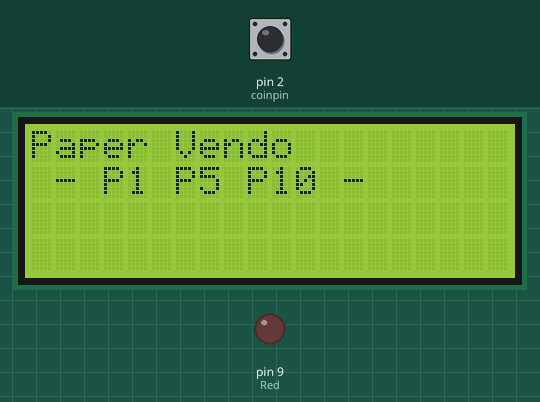
Bench run of a sketch on a simulated Arduino Uno, built with avr-gcc and run on an emulated ATmega328P. Shown: 20×4 character LCD, output pins drawn as LEDs (lit = HIGH). The test bench sets the inputs (shaded band); at power-on: pin 2 (coinpin) HIGH.

Above: at 3.2 s.
3.3 s: pin 2 (coinpin) pulsed LOW 5 times (0.12 s each, 0.3 s apart)
At 7.3 s:
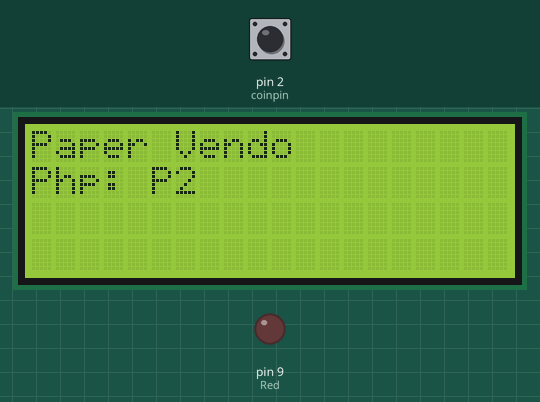
7.6 s: pin 2 (coinpin) pulled LOW for 0.15 s
9.2 s: pin 2 (coinpin) pulled LOW for 1 s
At 10.7 s:
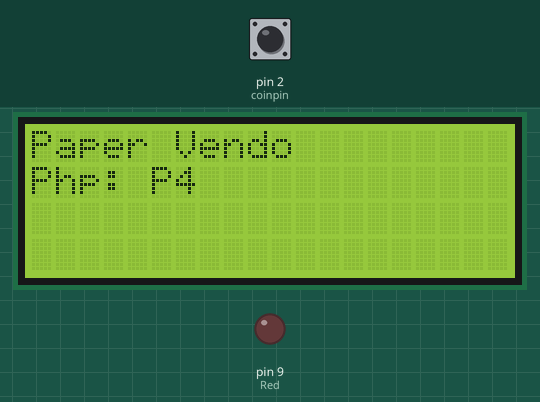
11.7 s: pin 2 (coinpin) pulled LOW for 0.15 s
At 12.8 s:
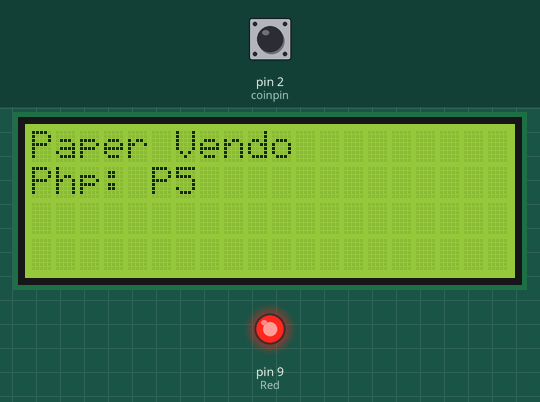
13.3 s: pin 2 (coinpin) pulled LOW for 1 s
At 13.6 s:
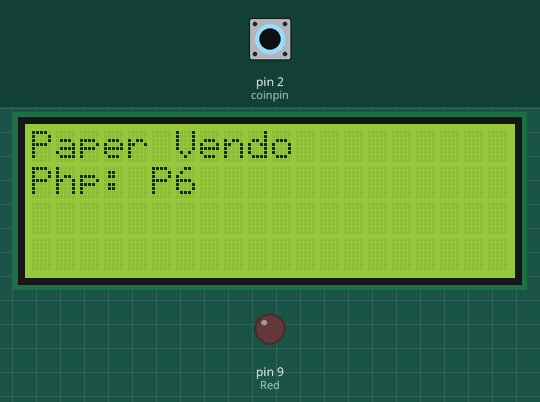
Timing chart, 0 to 16.3 s (numbered marks = the images above; inputs shaded):
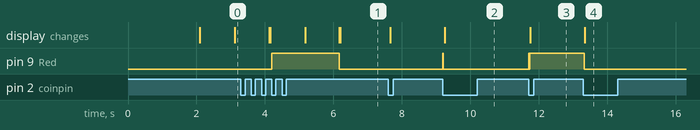

The sketch:

CH_926_sample.ino
```cpp
#include <SPI.h>
#include <Wire.h>
#include <LCD.h>
#include <LiquidCrystal_I2C.h> // F Malpartida's NewLiquidCrystal library
#define I2C_ADDR 0x27 // Define I2C Address for controller
#define En_pin 2
#define Rw_pin 1
#define Rs_pin 0
#define D4_pin 4
#define D5_pin 5
#define D6_pin 6
#define D7_pin 7
#define BACKLIGHT 3

LiquidCrystal_I2C lcd(I2C_ADDR,En_pin,Rw_pin,Rs_pin,D4_pin,D5_pin,D6_pin,D7_pin);

int Red = 9;
int coinpin = 2;

volatile int pulse = 0;
volatile unsigned long timelastPulse = 0;

boolean coinInsert = false;
int buttonState = 0;
int credits = 0;


void setup() {
  Serial.begin(9600);
  delay(2000);
  lcd.begin (20,4); // initialize the lcd
  lcd.setBacklightPin(BACKLIGHT,POSITIVE);
  lcd.setBacklight(HIGH);
  pinMode (coinpin, INPUT_PULLUP);
  pinMode (Red, OUTPUT);
}


void coinInterrupt(){
  pulse++;
  timelastPulse = millis();

  digitalWrite(Red, HIGH);
}

void displayCredit(){
  if (credits == 0){
    lcd.clear();
    lcd.print("Paper Vendo");
    lcd.setCursor(1, 1);
    lcd.print("-[INSERT COIN]-");
    delay(1000);
    lcd.clear();

    lcd.print("Paper Vendo");
    lcd.setCursor(1, 1);
    lcd.print ("- P1 P5 P10 -");
    delay(1000);
    lcd.clear();
  }
  else{
    lcd.setCursor(0, 0);
    lcd.print("Paper Vendo");
    lcd.setCursor(0, 1);
    lcd.print("Php: P");
    lcd.print(credits);
  }
}

void loop() {
  displayCredit();

  attachInterrupt(digitalPinToInterrupt(coinpin), coinInterrupt, FALLING);

  unsigned long lastTime = millis() - timelastPulse;

  if((pulse > 0) && (lastTime > 24)){

    coinInsert = false;
    credits += pulse;
    pulse = 0;

  }

  switch(credits){
    case 5:
    digitalWrite(Red, HIGH);
    break;

    case 10:
    digitalWrite(Red, HIGH);
    break;

    case 15:
    digitalWrite(Red, HIGH);

    case 25:
    digitalWrite(Red, HIGH);

    case 35:
    digitalWrite(Red, HIGH);

    case 50:
    digitalWrite(Red, HIGH);
    break;
    default:

    digitalWrite(Red, LOW);

  }
}
```

Measured:
- after the input at 3.3 s, pin 9 (Red): LOW → HIGH after 0.90 s, → LOW 2.0 s later; the display: first differs from a run without the input after 2.9 s (image 1)
- after the input at 9.2 s, pin 9 (Red): LOW → HIGH at once, → LOW 0.01 s later; the display: changes after 0.05 s (image 2)
- after the input at 11.7 s, pin 9 (Red): LOW → HIGH at once, → LOW 0.02 s later, → HIGH 0.02 s later; the display: changes after 0.05 s (image 3)
- after the input at 13.3 s, pin 9 (Red): HIGH → LOW at once; the display: changes at once (image 4)
